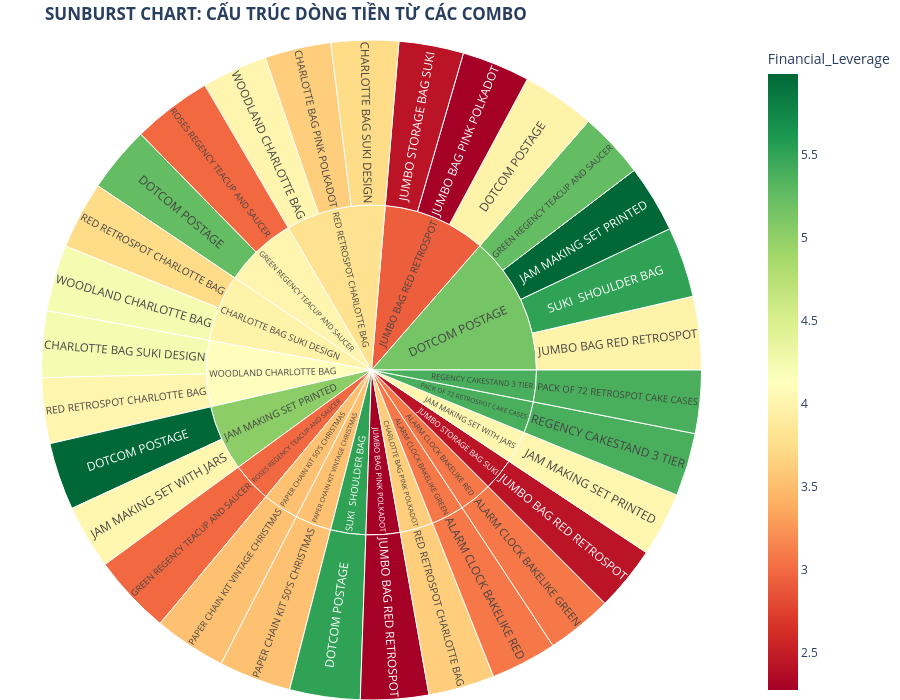

Notebook code cell kept with this figure:
### Code cell
# Lấy Top 30 luật doanh thu cao nhất để vẽ cho đẹp
top_rules = financial_rules.head(30).copy()

# Chuẩn bị dữ liệu cho Sunburst
# Cần tách Antecedents và Consequents ra dạng chuỗi đơn
top_rules['Source'] = top_rules['antecedents'].apply(lambda x: list(x)[0])
top_rules['Target'] = top_rules['consequents'].apply(lambda x: list(x)[0])

fig = px.sunburst(
    top_rules,
    path=['Source', 'Target'], # Đi từ A -> B
    values='Revenue',          # Kích thước = Tiền
    color='Financial_Leverage', # Màu sắc = Hiệu quả tài chính
    color_continuous_scale='RdYlGn',
    title='<b>SUNBURST CHART: CẤU TRÚC DÒNG TIỀN TỪ CÁC COMBO</b>',
    hover_data=['support', 'lift'],
    height=700
)

fig.update_layout(margin=dict(t=40, l=0, r=0, b=0))
fig.show()

### Figure 1 — Plotly figure (JSON) as saved in the notebook; plotly's stock layout.template omitted (floating-point values rounded to 4 significant figures; data arrays with more than 128 entries replaced by an {"elided": "..."} marker saying what was removed)
{"data": [{"branchvalues": "total", "customdata": {"elided": "49x3 mixed values"}, "domain": {"x": [0, 1], "y": [0, 1]}, "hovertemplate": "labels=%{label}<br>Revenue=%{value}<br>parent=%{parent}<br>id=%{id}<br>support=%{customdata[0]}<br>lift=%{customdata[1]}<br>Financial_Leverage=%{color}<extra></extra>", "ids": ["ALARM CLOCK BAKELIKE RED /ALARM CLOCK BAKELIKE GREEN", "ALARM CLOCK BAKELIKE GREEN/ALARM CLOCK BAKELIKE RED ", "RED RETROSPOT CHARLOTTE BAG/CHARLOTTE BAG PINK POLKADOT", "RED RETROSPOT CHARLOTTE BAG/CHARLOTTE BAG SUKI DESIGN", "WOODLAND CHARLOTTE BAG/CHARLOTTE BAG SUKI DESIGN", "GREEN REGENCY TEACUP AND SAUCER/DOTCOM POSTAGE", "JAM MAKING SET PRINTED/DOTCOM POSTAGE", "JUMBO BAG RED RETROSPOT/DOTCOM POSTAGE", "SUKI  SHOULDER BAG/DOTCOM POSTAGE", "DOTCOM POSTAGE/GREEN REGENCY TEACUP AND SAUCER", "ROSES REGENCY TEACUP AND SAUCER /GREEN REGENCY TEACUP AND SAUCER", "DOTCOM POSTAGE/JAM MAKING SET PRINTED", "JAM MAKING SET WITH JARS/JAM MAKING SET PRINTED", "JAM MAKING SET PRINTED/JAM MAKING SET WITH JARS", "JUMBO BAG RED RETROSPOT/JUMBO BAG PINK POLKADOT", "DOTCOM POSTAGE/JUMBO BAG RED RETROSPOT", "JUMBO BAG PINK POLKADOT/JUMBO BAG RED RETROSPOT", "JUMBO STORAGE BAG SUKI/JUMBO BAG RED RETROSPOT", "JUMBO BAG RED RETROSPOT/JUMBO STORAGE BAG SUKI", "REGENCY CAKESTAND 3 TIER/PACK OF 72 RETROSPOT CAKE CASES", "PAPER CHAIN KIT VINTAGE CHRISTMAS/PAPER CHAIN KIT 50'S CHRISTMAS ", "PAPER CHAIN KIT 50'S CHRISTMAS /PAPER CHAIN KIT VINTAGE CHRISTMAS", "CHARLOTTE BAG PINK POLKADOT/RED RETROSPOT CHARLOTTE BAG", "CHARLOTTE BAG SUKI DESIGN/RED RETROSPOT CHARLOTTE BAG", "WOODLAND CHARLOTTE BAG/RED RETROSPOT CHARLOTTE BAG", "PACK OF 72 RETROSPOT CAKE CASES/REGENCY CAKESTAND 3 TIER", "GREEN REGENCY TEACUP AND SAUCER/ROSES REGENCY TEACUP AND SAUCER ", "DOTCOM POSTAGE/SUKI  SHOULDER BAG", "CHARLOTTE BAG SUKI DESIGN/WOODLAND CHARLOTTE BAG", "RED RETROSPOT CHARLOTTE BAG/WOODLAND CHARLOTTE BAG", "ALARM CLOCK BAKELIKE GREEN", "ALARM CLOCK BAKELIKE RED ", "CHARLOTTE BAG PINK POLKADOT", "CHARLOTTE BAG SUKI DESIGN", "DOTCOM POSTAGE", "GREEN REGENCY TEACUP AND SAUCER", "JAM MAKING SET PRINTED", "JAM MAKING SET WITH JARS", "JUMBO BAG PINK POLKADOT", "JUMBO BAG RED RETROSPOT", "JUMBO STORAGE BAG SUKI", "PACK OF 72 RETROSPOT CAKE CASES", "PAPER CHAIN KIT 50'S CHRISTMAS ", "PAPER CHAIN KIT VINTAGE CHRISTMAS", "RED RETROSPOT CHARLOTTE BAG", "REGENCY CAKESTAND 3 TIER", "ROSES REGENCY TEACUP AND SAUCER ", "SUKI  SHOULDER BAG", "WOODLAND CHARLOTTE BAG"], "labels": ["ALARM CLOCK BAKELIKE GREEN", "ALARM CLOCK BAKELIKE RED ", "CHARLOTTE BAG PINK POLKADOT", "CHARLOTTE BAG SUKI DESIGN", "CHARLOTTE BAG SUKI DESIGN", "DOTCOM POSTAGE", "DOTCOM POSTAGE", "DOTCOM POSTAGE", "DOTCOM POSTAGE", "GREEN REGENCY TEACUP AND SAUCER", "GREEN REGENCY TEACUP AND SAUCER", "JAM MAKING SET PRINTED", "JAM MAKING SET PRINTED", "JAM MAKING SET WITH JARS", "JUMBO BAG PINK POLKADOT", "JUMBO BAG RED RETROSPOT", "JUMBO BAG RED RETROSPOT", "JUMBO BAG RED RETROSPOT", "JUMBO STORAGE BAG SUKI", "PACK OF 72 RETROSPOT CAKE CASES", "PAPER CHAIN KIT 50'S CHRISTMAS ", "PAPER CHAIN KIT VINTAGE CHRISTMAS", "RED RETROSPOT CHARLOTTE BAG", "RED RETROSPOT CHARLOTTE BAG", "RED RETROSPOT CHARLOTTE BAG", "REGENCY CAKESTAND 3 TIER", "ROSES REGENCY TEACUP AND SAUCER ", "SUKI  SHOULDER BAG", "WOODLAND CHARLOTTE BAG", "WOODLAND CHARLOTTE BAG", "ALARM CLOCK BAKELIKE GREEN", "ALARM CLOCK BAKELIKE RED ", "CHARLOTTE BAG PINK POLKADOT", "CHARLOTTE BAG SUKI DESIGN", "DOTCOM POSTAGE", "GREEN REGENCY TEACUP AND SAUCER", "JAM MAKING SET PRINTED", "JAM MAKING SET WITH JARS", "JUMBO BAG PINK POLKADOT", "JUMBO BAG RED RETROSPOT", "JUMBO STORAGE BAG SUKI", "PACK OF 72 RETROSPOT CAKE CASES", "PAPER CHAIN KIT 50'S CHRISTMAS ", "PAPER CHAIN KIT VINTAGE CHRISTMAS", "RED RETROSPOT CHARLOTTE BAG", "REGENCY CAKESTAND 3 TIER", "ROSES REGENCY TEACUP AND SAUCER ", "SUKI  SHOULDER BAG", "WOODLAND CHARLOTTE BAG"], "marker": {"coloraxis": "coloraxis", "colors": [3.082, 3.082, 3.629, 3.731, 4.22, 5.251, 5.984, 3.97, 5.508, 5.251, 2.988, 5.984, 4.018, 4.018, 2.276, 3.97, 2.276, 2.434, 2.434, 5.385, 3.526, 3.526, 3.629, 3.731, 4.006, 5.385, 2.988, 5.508, 4.22, 4.006, 3.082, 3.082, 3.629, 3.974, 5.156, 4.015, 5.025, 4.018, 2.276, 2.928, 2.434, 5.385, 3.526, 3.526, 3.788, 5.385, 2.988, 5.508, 4.113]}, "name": "", "parents": ["ALARM CLOCK BAKELIKE RED ", "ALARM CLOCK BAKELIKE GREEN", "RED RETROSPOT CHARLOTTE BAG", "RED RETROSPOT CHARLOTTE BAG", "WOODLAND CHARLOTTE BAG", "GREEN REGENCY TEACUP AND SAUCER", "JAM MAKING SET PRINTED", "JUMBO BAG RED RETROSPOT", "SUKI  SHOULDER BAG", "DOTCOM POSTAGE", "ROSES REGENCY TEACUP AND SAUCER ", "DOTCOM POSTAGE", "JAM MAKING SET WITH JARS", "JAM MAKING SET PRINTED", "JUMBO BAG RED RETROSPOT", "DOTCOM POSTAGE", "JUMBO BAG PINK POLKADOT", "JUMBO STORAGE BAG SUKI", "JUMBO BAG RED RETROSPOT", "REGENCY CAKESTAND 3 TIER", "PAPER CHAIN KIT VINTAGE CHRISTMAS", "PAPER CHAIN KIT 50'S CHRISTMAS ", "CHARLOTTE BAG PINK POLKADOT", "CHARLOTTE BAG SUKI DESIGN", "WOODLAND CHARLOTTE BAG", "PACK OF 72 RETROSPOT CAKE CASES", "GREEN REGENCY TEACUP AND SAUCER", "DOTCOM POSTAGE", "CHARLOTTE BAG SUKI DESIGN", "RED RETROSPOT CHARLOTTE BAG", "", "", "", "", "", "", "", "", "", "", "", "", "", "", "", "", "", "", ""], "type": "sunburst", "values": [869200.0, 869200.0, 870600.0, 887700.0, 873000.0, 870600.0, 887100.0, 964400.0, 927000.0, 870600.0, 1048000.0, 887100.0, 845200.0, 845200.0, 895000.0, 964400.0, 895000.0, 850800.0, 850800.0, 830700.0, 950200.0, 950200.0, 870600.0, 887700.0, 862700.0, 830700.0, 1048000.0, 927000.0, 873000.0, 862700.0, 869200.0, 869200.0, 870600.0, 1761000.0, 3649000.0, 1918000.0, 1732000.0, 845200.0, 895000.0, 2710000.0, 850800.0, 830700.0, 950200.0, 950200.0, 2621000.0, 830700.0, 1048000.0, 927000.0, 1736000.0]}], "layout": {"coloraxis": {"colorbar": {"title": {"text": "Financial_Leverage"}}, "colorscale": [[0, "rgb(165,0,38)"], [0.1, "rgb(215,48,39)"], [0.2, "rgb(244,109,67)"], [0.3, "rgb(253,174,97)"], [0.4, "rgb(254,224,139)"], [0.5, "rgb(255,255,191)"], [0.6, "rgb(217,239,139)"], [0.7, "rgb(166,217,106)"], [0.8, "rgb(102,189,99)"], [0.9, "rgb(26,152,80)"], [1, "rgb(0,104,55)"]]}, "height": 700, "legend": {"tracegroupgap": 0}, "margin": {"b": 0, "l": 0, "r": 0, "t": 40}, "title": {"text": "<b>SUNBURST CHART: CẤU TRÚC DÒNG TIỀN TỪ CÁC COMBO</b>"}}}
